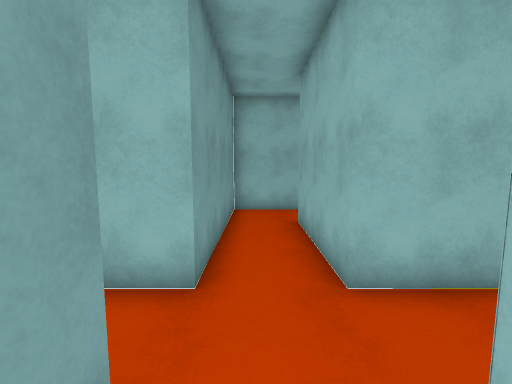
[1] (above)

24 first-person views from a walk through a 3-D level made in the Unity game engine. The camera is 1.5 m above the floor, tilts 6° down and sees 90° across. The floor is counted in squares, 1 m on a side. Each view is taken from the middle of a square. On the plan, view 1 faces up. The plan holds only what a view shows up to about 13 squares ahead; the rest is blank. The place goes on beyond the plan. The player is left out. Surface patterns are stand-ins for the level's own textures.

[2]
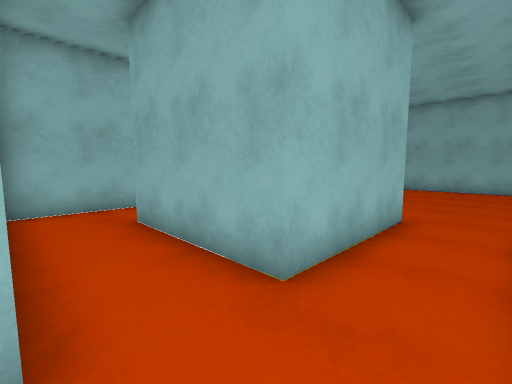

[3]
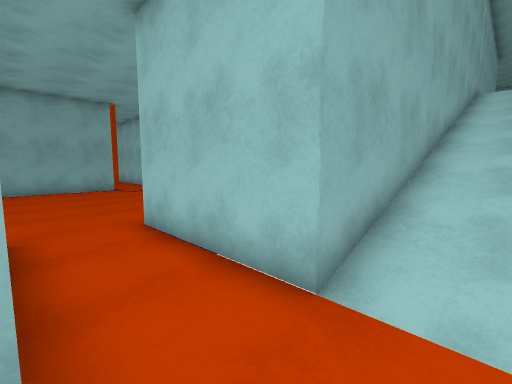

[4]
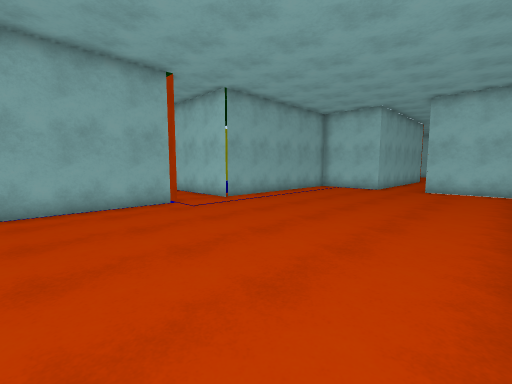

[5]
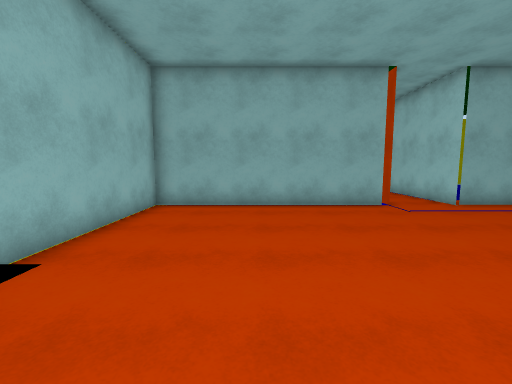

[6]
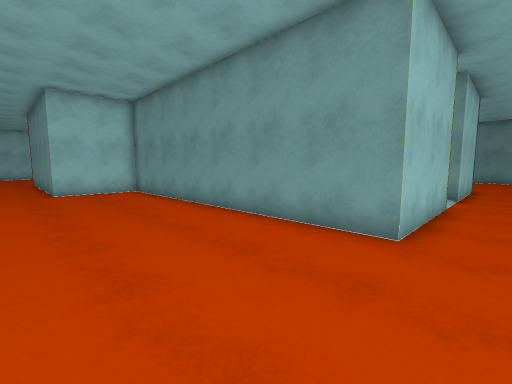

[7]
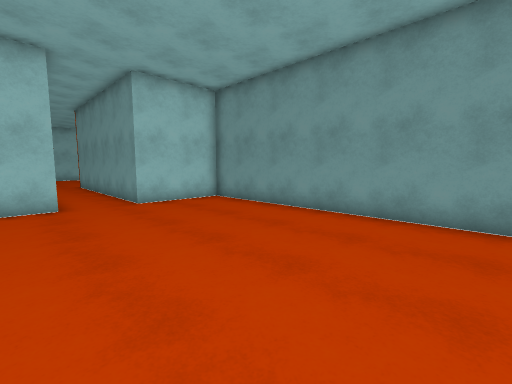

[8]
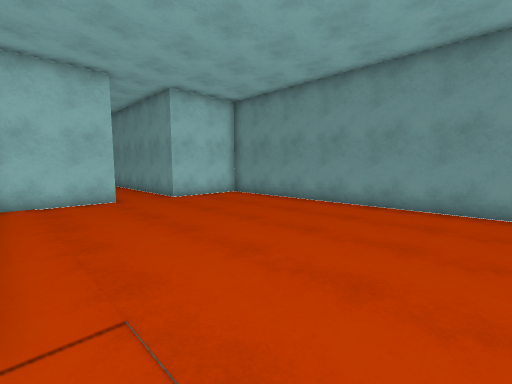

[9]
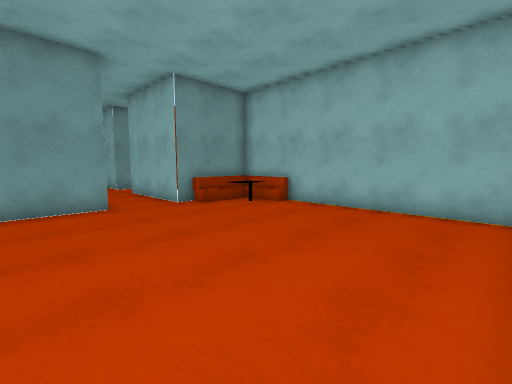

[10]
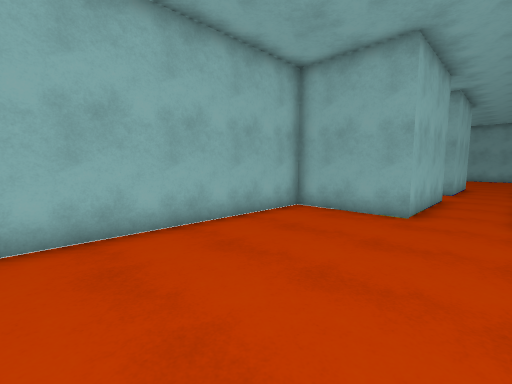

[11]
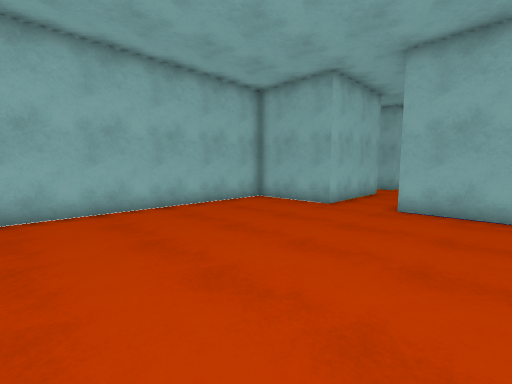

[12]
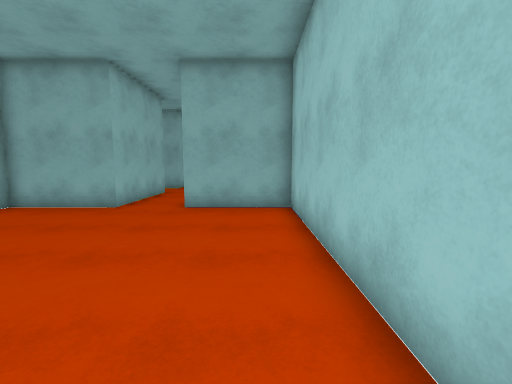

[13]
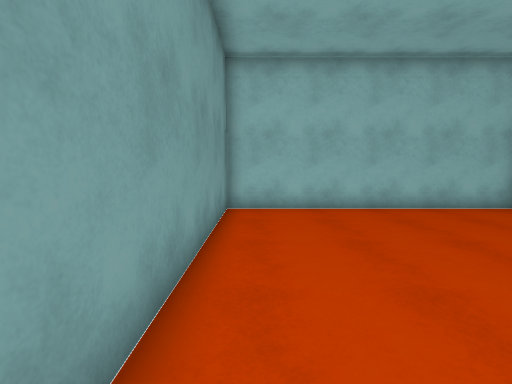

[14]
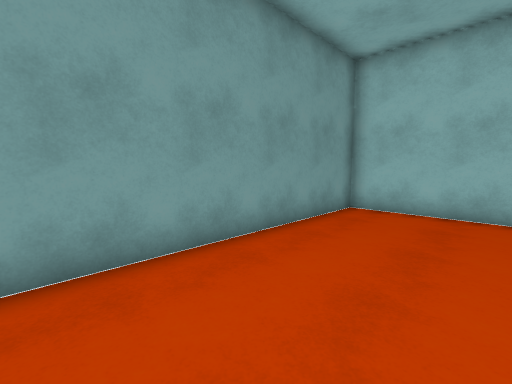

[15]
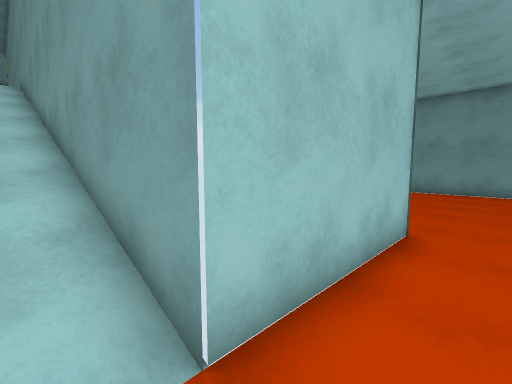

[16]
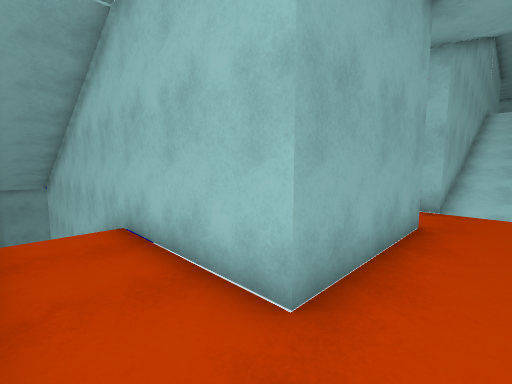

[17]
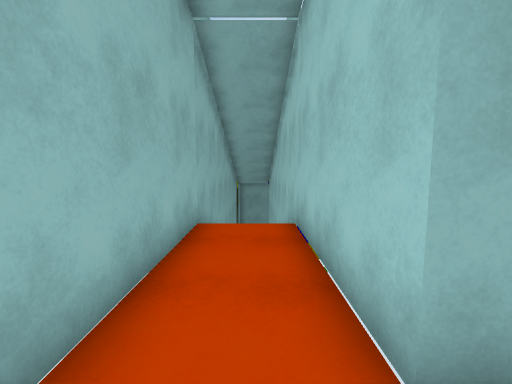

[18]
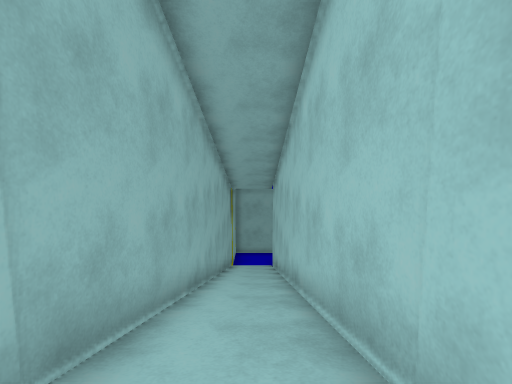

[19]
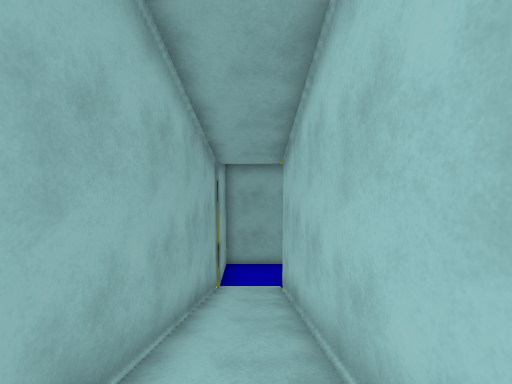

[20]
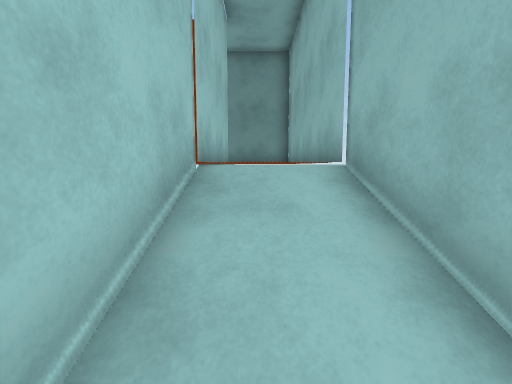

[21]
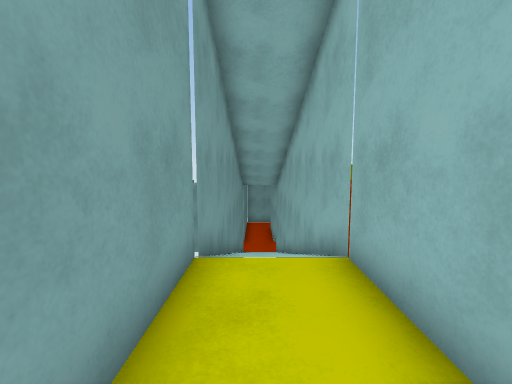

[22]
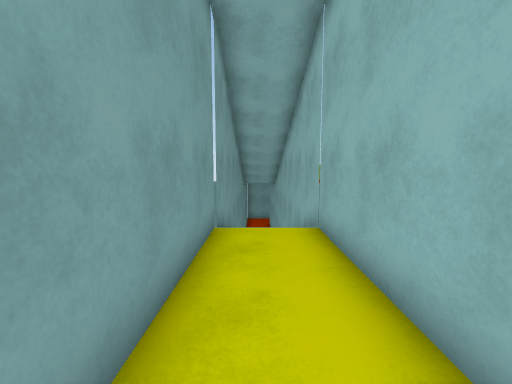

[23]
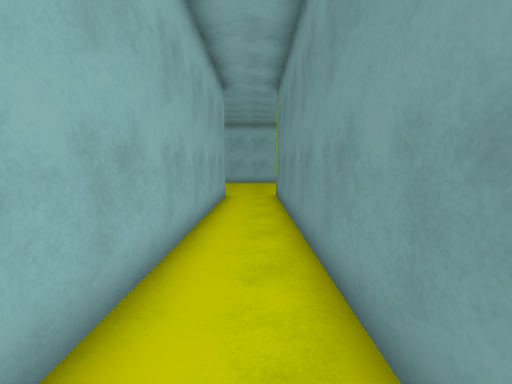

[24]
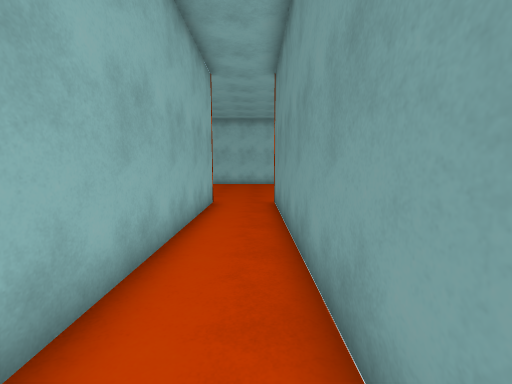

### Floor plan
Key: @ floor where view 1 was taken; # wall or solid block; . main floor; : floor 5 m higher than the main floor; / step, stairs or slope; O other object.
Columns run from 16 left of view 1 to 20 right of it. Each row starts with its distance up from view 1.
 12                ##########
 11                #.......  ############
 10                #.......//////////////
  9                #..###################
  8 ###########    #..#   ############
  7 #.........#    #..#   #/O........#
  6 #.........#    #..#   #/O........#
  5 #.........#    #..#   #/.........#
  4 #.........######..#####..........#
  3 #................................#
  2 #................................#
  1 #.........######//#####..........#
  0 #.........#    #@/#   #..........#
 -1 #.........#    #//#   #..........#
 -2   #########    #//#   #.............
 -3                #//#   #.......... ...
 -4                #//#   #.......... ###
 -5                #//#   #..........
 -6                #//#   #..........
 -7                #//#   #..........
 -8                #//#   #..........
 -9                #//#   #..........
-10                #//#   #..........
-11                #//#   #..........
-12                #//#   #####..###.
-13                #::#       #..#
-14                #::#       #..#
-15                #::#       #..#
-16                #::#       #..#
-17                #::#       #..#
-18                #::#       #..#
-19                #::#       #..#

Where each view was taken, in squares from view 1:
view 1: 0 up, 0 right, facing up
view 2: 2 up, 1 left, facing up-right
view 3: 4 up, 0 right, facing down-right
view 4: 4 up, 7 right, facing down-right
view 5: 4 up, 7 right, facing right
view 6: 3 up, 12 right, facing down-left
view 7: 2 down, 14 right, facing down-left
view 8: 1 down, 16 right, facing down-left
view 9: 1 down, 16 right, facing up-left
view 10: 2 up, 14 left, facing up-right
view 11: 1 down, 15 left, facing up-right
view 12: 1 down, 15 left, facing right
view 13: 1 down, 15 left, facing up
view 14: 1 down, 12 left, facing up-left
view 15: 3 up, 0 right, facing down-left
view 16: 11 up, 0 right, facing down-right
view 17: 10 up, 0 right, facing right
view 18: 10 up, 5 right, facing right
view 19: 10 up, 11 right, facing right
view 20: 10 up, 11 right, facing left
view 21: 17 down, 0 right, facing up
view 22: 19 down, 0 right, facing up
view 23: 13 down, 0 right, facing down
view 24: 12 down, 11 right, facing down
